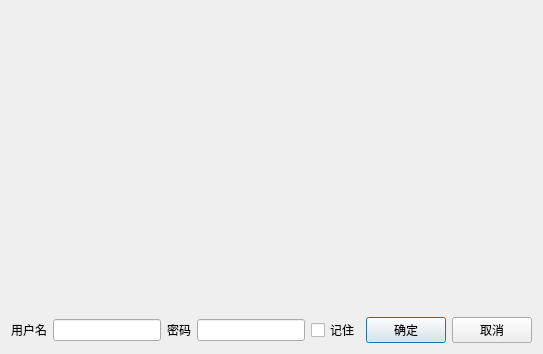
<?xml version="1.0" encoding="UTF-8"?>
<ui version="4.0">
 <class>TLoginDialog</class>
 <widget class="QDialog" name="TLoginDialog">
  <property name="geometry">
   <rect>
    <x>0</x>
    <y>0</y>
    <width>543</width>
    <height>354</height>
   </rect>
  </property>
  <property name="windowTitle">
   <string>Dialog</string>
  </property>
  <layout class="QVBoxLayout" name="verticalLayout">
   <item>
    <widget class="QLabel" name="labSplash">
     <property name="text">
      <string/>
     </property>
     <property name="pixmap">
      <pixmap resource="res.qrc">:/icon_editor/splash.png</pixmap>
     </property>
    </widget>
   </item>
   <item>
    <layout class="QHBoxLayout" name="horizontalLayout">
     <item>
      <widget class="QLabel" name="labUser">
       <property name="text">
        <string>用户名</string>
       </property>
      </widget>
     </item>
     <item>
      <widget class="QLineEdit" name="lineEditUser"/>
     </item>
     <item>
      <widget class="QLabel" name="labPwd">
       <property name="text">
        <string>密码</string>
       </property>
      </widget>
     </item>
     <item>
      <widget class="QLineEdit" name="lineEditPwd">
       <property name="echoMode">
        <enum>QLineEdit::Password</enum>
       </property>
      </widget>
     </item>
     <item>
      <widget class="QCheckBox" name="chkSaved">
       <property name="text">
        <string>记住</string>
       </property>
      </widget>
     </item>
     <item>
      <widget class="QPushButton" name="btnOk">
       <property name="text">
        <string>确定</string>
       </property>
      </widget>
     </item>
     <item>
      <widget class="QPushButton" name="btnCancel">
       <property name="text">
        <string>取消</string>
       </property>
      </widget>
     </item>
    </layout>
   </item>
  </layout>
 </widget>
 <resources>
  <include location="res.qrc"/>
 </resources>
 <connections>
  <connection>
   <sender>btnCancel</sender>
   <signal>clicked()</signal>
   <receiver>TLoginDialog</receiver>
   <slot>reject()</slot>
   <hints>
    <hint type="sourcelabel">
     <x>487</x>
     <y>327</y>
    </hint>
    <hint type="destinationlabel">
     <x>268</x>
     <y>174</y>
    </hint>
   </hints>
  </connection>
 </connections>
</ui>
